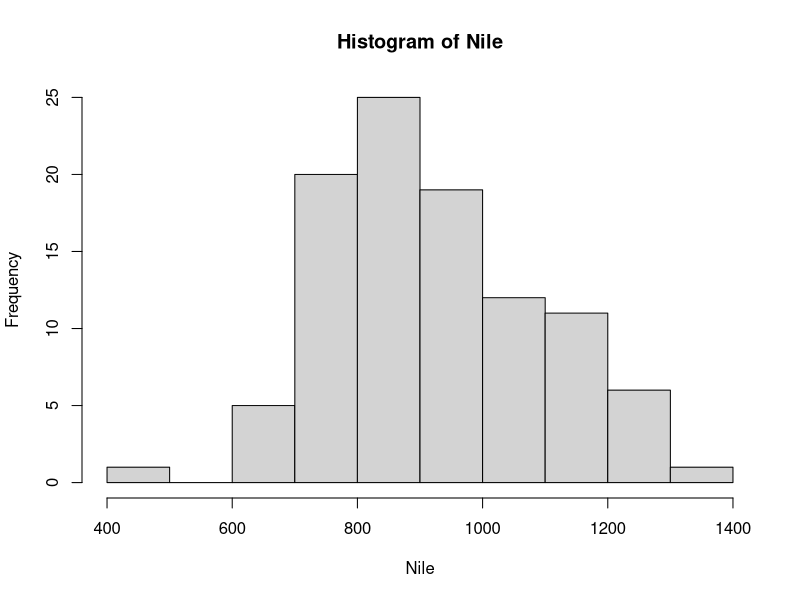
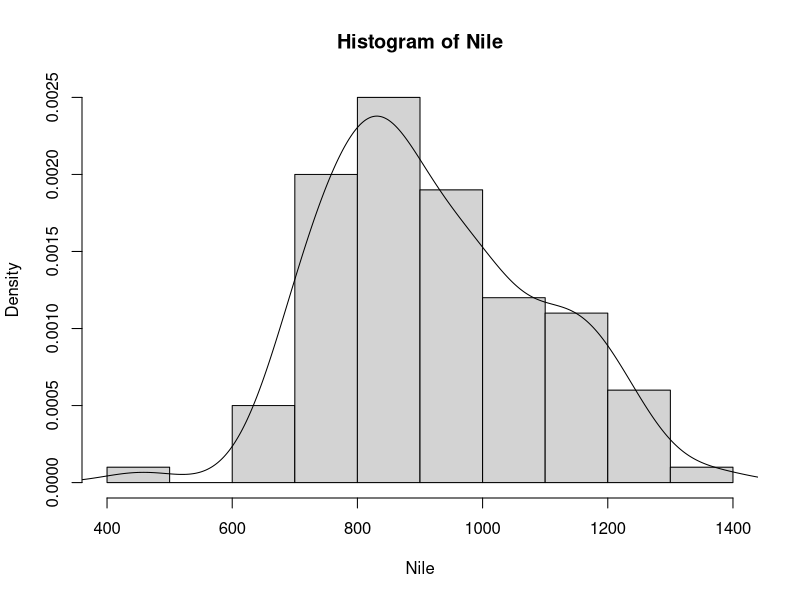

Here is the R script that generated these plots, in order:
#데이터셋 보기
data()
#히스토그램 : 빈도수 알려주는 그래프
#flow of the river nile
hist(Nile)
#히스토그램 : 밀도
hist(Nile, freq=F)
#분포곡선(line)
lines(density(Nile))

